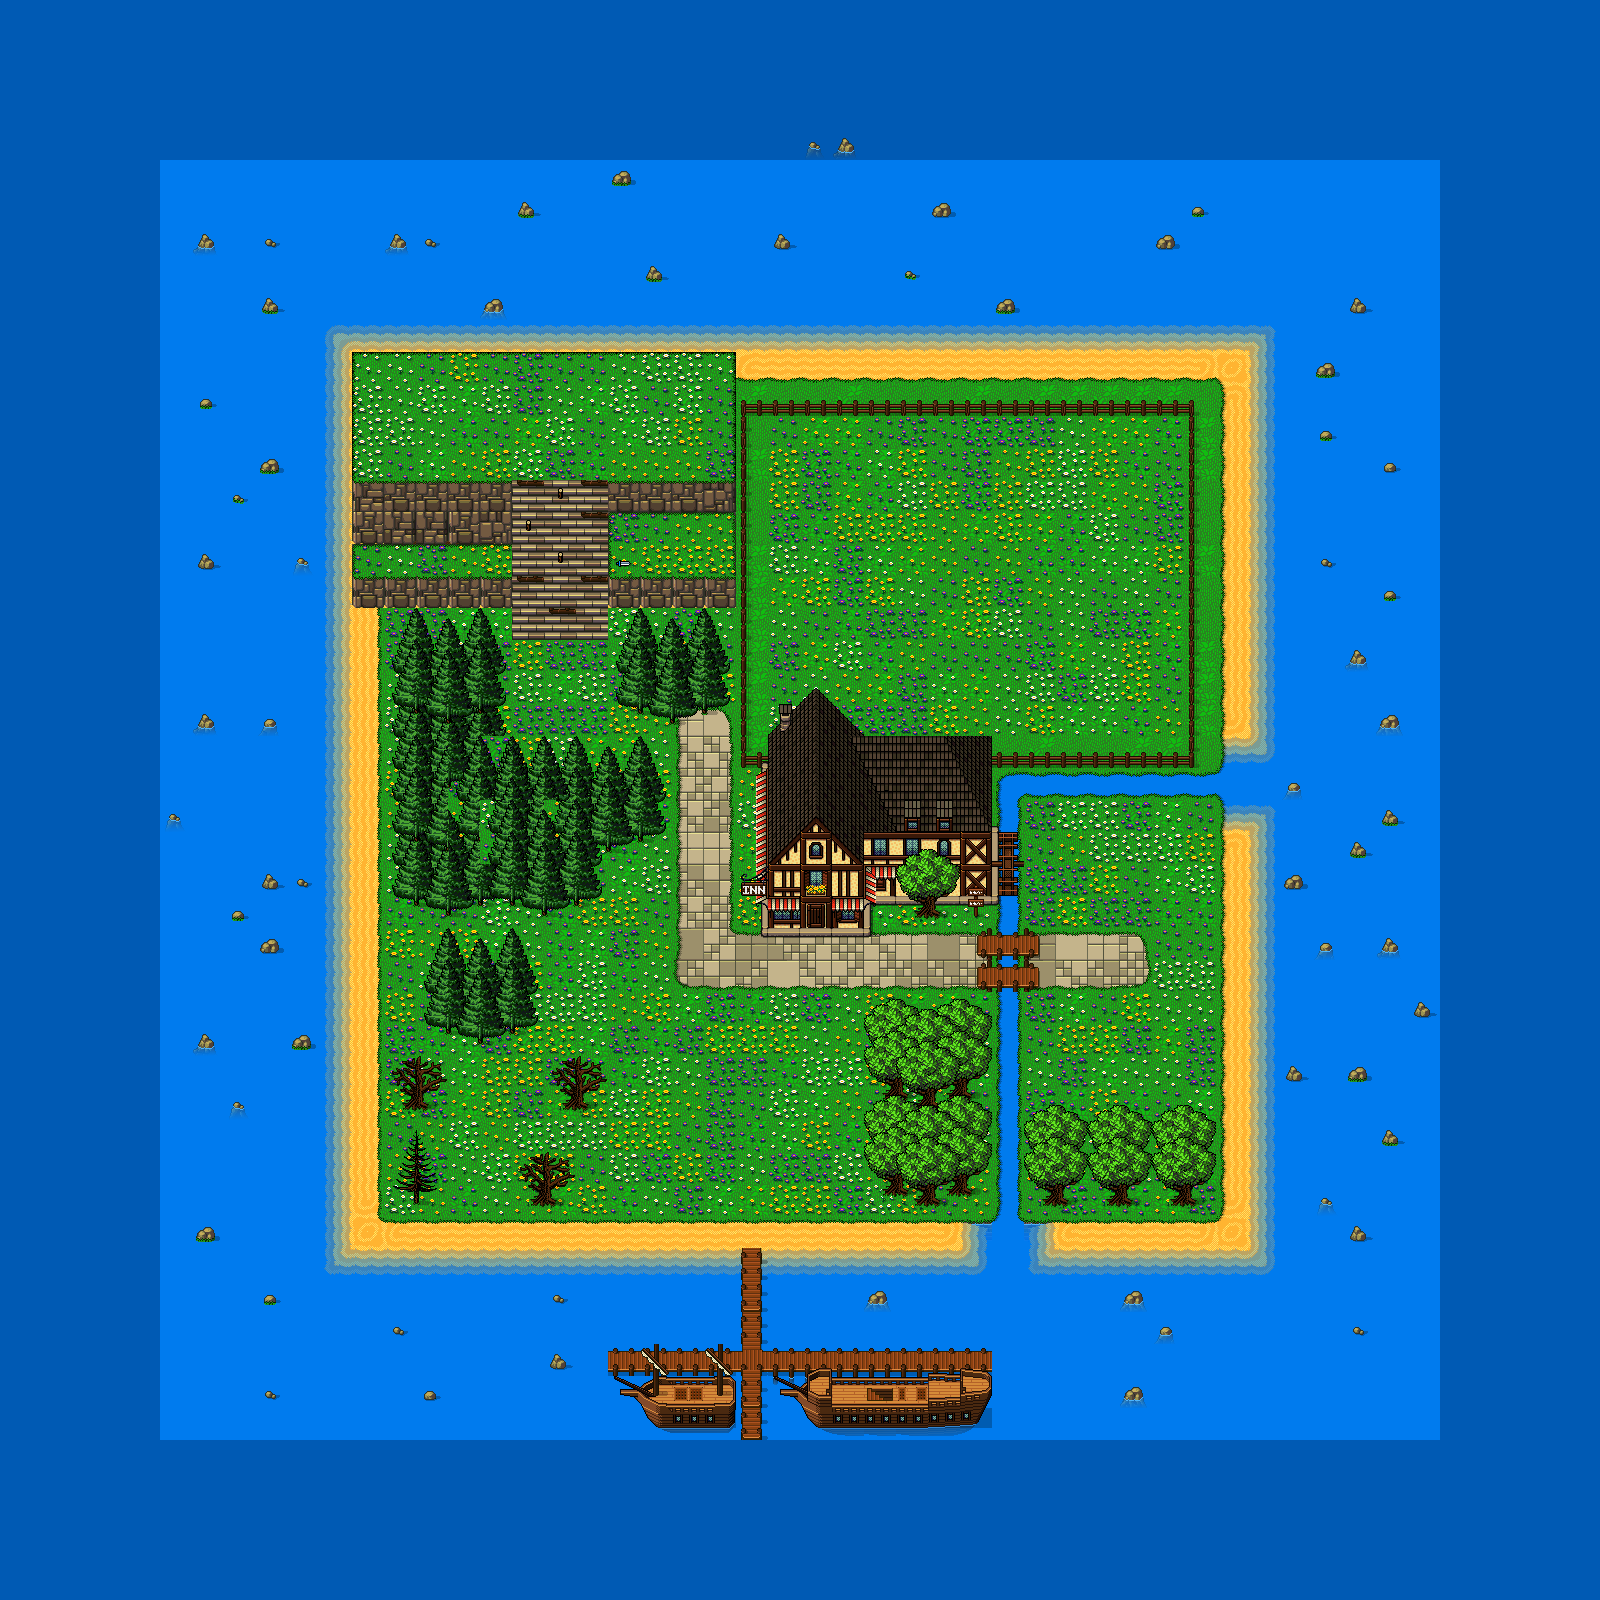

Tiled map render using the project's own tile images. Description and the map definition, with tile-layer contents summarised, below:
An orthogonal 50x50 tile map with 32x32 px tiles, 11 tile layers (sand, Слой тайлов 1, Слой тайлов 2, flowers, ...).

<map version="1.8" tiledversion="1.8.4" orientation="orthogonal" renderorder="left-down" width="50" height="50" tilewidth="32" tileheight="32" infinite="0" nextlayerid="15" nextobjectid="1">
 <tileset firstgid="1" name="BeautifullTileset" tilewidth="32" tileheight="32" tilecount="1288" columns="56">
  <image source="BeautifullTileset.png" width="1792" height="736" />
 </tileset>
 <layer id="12" name="sand" width="50" height="50">
  <data>[2500 cells, 95 non-empty, 13 distinct tile ids]</data>
 </layer>
 <layer id="1" name="Слой тайлов 1" width="50" height="50">
  <data>[2500 cells, 2498 non-empty, 20 distinct tile ids]</data>
 </layer>
 <layer id="2" name="Слой тайлов 2" width="50" height="50">
  <data>[2500 cells, 1757 non-empty, 18 distinct tile ids]</data>
 </layer>
 <layer id="3" name="flowers" width="50" height="50">
  <data>[2500 cells, 734 non-empty, 32 distinct tile ids]</data>
 </layer>
 <layer id="4" name="Слой тайлов 4" width="50" height="50">
  <data>[2500 cells, 29 non-empty, 17 distinct tile ids]</data>
 </layer>
 <layer id="6" name="road" width="50" height="50">
  <data>[2500 cells, 45 non-empty, 15 distinct tile ids]</data>
 </layer>
 <layer id="7" name="ground" width="50" height="50">
  <data>[2500 cells, 104 non-empty, 24 distinct tile ids]</data>
 </layer>
 <layer id="11" name="groundtwo" width="50" height="50">
  <data>[2500 cells, 22 non-empty, 5 distinct tile ids]</data>
 </layer>
 <layer id="8" name="house" width="50" height="50">
  <data>[2500 cells, 60 non-empty, 34 distinct tile ids]</data>
 </layer>
 <layer id="9" name="upHouse" width="50" height="50">
  <data>[2500 cells, 129 non-empty, 54 distinct tile ids]</data>
 </layer>
 <layer id="10" name="upupHouse" width="50" height="50">
  <data>[2500 cells, 128 non-empty, 50 distinct tile ids]</data>
 </layer>
</map>
